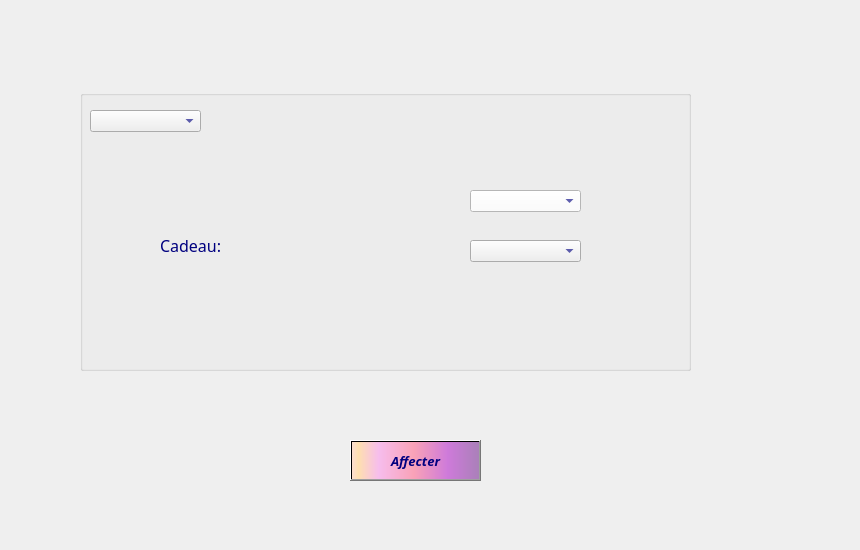
     <widget class="QWidget" name="tab_5">
      <attribute name="title">
       <string>Affecter cadeau</string>
      </attribute>
      <widget class="QLabel" name="label_5">
       <property name="geometry">
        <rect>
         <x>-10</x>
         <y>0</y>
         <width>851</width>
         <height>541</height>
        </rect>
       </property>
       <property name="text">
        <string/>
       </property>
       <property name="pixmap">
        <pixmap>../../../../../../../../../../images_projets/macarons-5148503_1920.jpg</pixmap>
       </property>
      </widget>
      <widget class="QGroupBox" name="groupBox_modifCl_5">
       <property name="geometry">
        <rect>
         <x>80</x>
         <y>90</y>
         <width>611</width>
         <height>281</height>
        </rect>
       </property>
       <property name="font">
        <font>
         <family>Lucida Calligraphy</family>
         <pointsize>14</pointsize>
         <weight>75</weight>
         <bold>true</bold>
        </font>
       </property>
       <property name="styleSheet">
        <string notr="true">color:rgb(0, 0, 127);
background-color: qconicalgradient(cx:0, cy:0, angle:135, stop:0 rgba(255, 170, 232, 69), stop:0.0753769 rgba(255, 170, 255, 69), stop:0.221106 rgba(255, 170, 255, 208), stop:0.351759 rgba(255, 192, 255, 0), stop:0.422111 rgba(255, 85, 255, 130), stop:0.437186 rgba(255, 170, 255, 145), stop:0.518717 rgba(255, 170, 255, 130), stop:0.527638 rgba(255, 170, 255, 69), stop:0.562814 rgba(255, 170, 255, 130), stop:1 rgba(255, 255, 0, 69));</string>
       </property>
       <property name="title">
        <string/>
       </property>
       <widget class="QComboBox" name="comboBox_Matclient_2">
        <property name="geometry">
         <rect>
          <x>10</x>
          <y>20</y>
          <width>111</width>
          <height>22</height>
         </rect>
        </property>
       </widget>
       <widget class="QLabel" name="label_cadeauCl_4">
        <property name="geometry">
         <rect>
          <x>80</x>
          <y>140</y>
          <width>171</width>
          <height>31</height>
         </rect>
        </property>
        <property name="font">
         <font>
          <family>Lucida Calligraphy</family>
          <pointsize>12</pointsize>
         </font>
        </property>
        <property name="styleSheet">
         <string notr="true">color: rgb(0, 0, 127);</string>
        </property>
        <property name="text">
         <string>Cadeau:</string>
        </property>
       </widget>
       <widget class="QComboBox" name="comboBox_affecCadeau_3">
        <property name="geometry">
         <rect>
          <x>390</x>
          <y>150</y>
          <width>111</width>
          <height>22</height>
         </rect>
        </property>
       </widget>
       <widget class="QLabel" name="label_14">
        <property name="geometry">
         <rect>
          <x>-4</x>
          <y>0</y>
          <width>621</width>
          <height>281</height>
         </rect>
        </property>
        <property name="text">
         <string/>
        </property>
       </widget>
       <widget class="QComboBox" name="comboBox_categorie_2">
        <property name="geometry">
         <rect>
          <x>390</x>
          <y>100</y>
          <width>111</width>
          <height>22</height>
         </rect>
        </property>
        <property name="styleSheet">
         <string notr="true">background-color: rgb(255, 255, 255);</string>
        </property>
       </widget>
       <zorder>label_14</zorder>
       <zorder>comboBox_Matclient_2</zorder>
       <zorder>label_cadeauCl_4</zorder>
       <zorder>comboBox_affecCadeau_3</zorder>
       <zorder>comboBox_categorie_2</zorder>
      </widget>
      <widget class="QPushButton" name="pushButton_modifCl_5">
       <property name="geometry">
        <rect>
         <x>350</x>
         <y>440</y>
         <width>131</width>
         <height>41</height>
        </rect>
       </property>
       <property name="font">
        <font>
         <family>Lucida Calligraphy</family>
         <pointsize>10</pointsize>
         <weight>75</weight>
         <italic>true</italic>
         <bold>true</bold>
         <underline>false</underline>
         <strikeout>false</strikeout>
        </font>
       </property>
       <property name="styleSheet">
        <string notr="true">background-color: qlineargradient(spread:pad, x1:1, y1:0, x2:1, y2:0, stop:0.919598 rgba(255, 0, 111, 255), stop:0.98 rgba(0, 0, 0, 255), stop:1 rgba(235, 148, 61, 255));
color: rgb(0, 0, 127);
background-color: qlineargradient(spread:pad, x1:0, y1:0, x2:1, y2:0, stop:0.0100503 rgba(252, 222, 204, 255), stop:0.0502513 rgba(254, 223, 175, 255), stop:0.211055 rgba(246, 189, 237, 255), stop:0.487437 rgba(249, 162, 183, 255), stop:0.753769 rgba(206, 122, 218, 255), stop:1 rgba(170, 128, 185, 255));</string>
       </property>
       <property name="text">
        <string>Affecter</string>
       </property>
       <property name="icon">
        <iconset>
         <normaloff>../../../../../../../../../../images_projets/images.jpg</normaloff>../../../../../../../../../../images_projets/images.jpg</iconset>
       </property>
       <property name="iconSize">
        <size>
         <width>30</width>
         <height>50</height>
        </size>
       </property>
       <property name="checkable">
        <bool>false</bool>
       </property>
       <property name="autoRepeatDelay">
        <number>303</number>
       </property>
      </widget>
     </widget>
